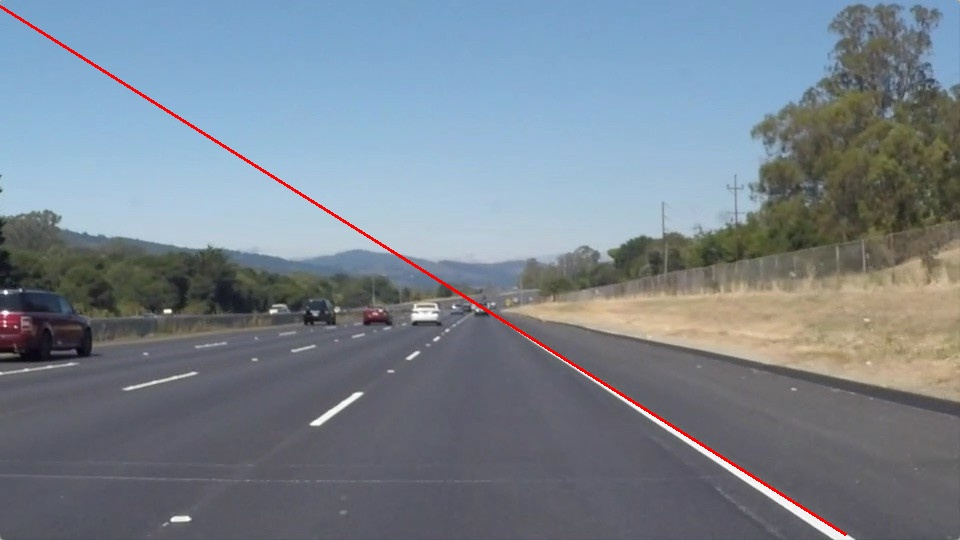
#> input picture lane_detection_project/houghlines3.jpg, 960 x 540 px
$ python -i canny.py   (imports and definitions only)   (older library calls are emulated)
#> lines starting #> are read from the running program, lines starting #| are printed output that depends on the picture
#> further down, picture is the input picture: shape (540, 960, 3); mean B, G, R 142.6, 131.6, 120.7
import numpy as np
import cv2
import matplotlib.pyplot as plt
plt.rcParams['figure.figsize'] = [13, 8]

def QuantAngles(ang,mag):
    cang = np.zeros((ang.shape[0],ang.shape[1],3))
    for i in range(3):
        cang[:,:,i] = ang
    for i in range(ang.shape[0]):
        for j in range(ang.shape[1]):
            if(mag[i,j]>0):
                # Horizontal gradient
                if  (-np.pi <= ang[i,j] < -7*np.pi/8) or (-np.pi/8 <= ang[i,j] < np.pi/8) or (7*np.pi/8 <= ang[i,j] <= np.pi):
                    cang[i,j] = np.array([1,0,0])
                # Main diagonal gradient
                elif  (-7*np.pi/8 <= ang[i,j] < -5*np.pi/8) or (np.pi/8 <= ang[i,j] < 3*np.pi/8):
                    cang[i,j] = np.array([0,1,0])
                # Vertical gradient
                elif  (-5*np.pi/8 <= ang[i,j] < -3*np.pi/8) or (3*np.pi/8 <= ang[i,j] < 5*np.pi/8):
                    cang[i,j] = np.array([0,0,1])
                # Secondary diagonal gradient
                elif  (-3*np.pi/8 <= ang[i,j] < -np.pi/8) or (5*np.pi/8 <= ang[i,j] < 7*np.pi/8):
                    cang[i,j] = np.array([1,1,0])
            else:
                cang[i,j] = np.array([0,0,0])
    return cang

def NonMax(mag,quant_ang):
    h,w = mag.shape
    res = np.zeros(mag.shape)
    for i in range(h):
        for j in range(w):
            if mag[i,j] > 0:
                # Horizontal gradient
                if np.array_equal(quant_ang[i,j],np.array([1,0,0])):
                    if mag[i,j] > mag[i,j-1] and mag[i,j] > mag[i,j+1]:
                        res[i,j] = mag[i,j]
                # Main diagonal gradient
                elif np.array_equal(quant_ang[i,j],np.array([0,1,0])):
                    if mag[i,j] > mag[i-1,j-1] and mag[i,j] > mag[i+1,j+1]:
                        res[i,j] = mag[i,j]
                # Vertical gradient
                elif np.array_equal(quant_ang[i,j],np.array([0,0,1])):
                    if mag[i,j] > mag[i-1,j] and mag[i,j] > mag[i+1,j]:
                        res[i,j] = mag[i,j]
                # Secondary diagonal gradient
                elif np.array_equal(quant_ang[i,j],np.array([1,1,0])):
                    if mag[i,j] > mag[i+1,j-1] and mag[i,j] > mag[i-1,j+1]:
                        res[i,j] = mag[i,j]
    return res

def Hysteresis(edges,t1,t2):
    hyst = np.zeros(edges.shape)
    for i in range(edges.shape[0]):
        for j in range(edges.shape[1]):
            if edges[i,j] > t1:
                hyst[i,j] = 1
    for i in range(edges.shape[0]):
        for j in range(edges.shape[1]):
            if edges[i,j] > t2 and 1 in hyst[i-1:i+1,j-1:j+1]:
                hyst[i,j] = 0.5
    hyst[np.nonzero(hyst)] = 1
    return hyst

def Canny(img):
    res = img.copy()
    # 1. Gaussian Blur
    ker_size = 5
    blurred = cv2.GaussianBlur(res,(ker_size,ker_size),sigmaX=0,sigmaY=0)
    # 2. Partial Derivatives
    ker = np.array([-1,0,1])
    derY = cv2.filter2D(blurred,cv2.CV_64F,ker)
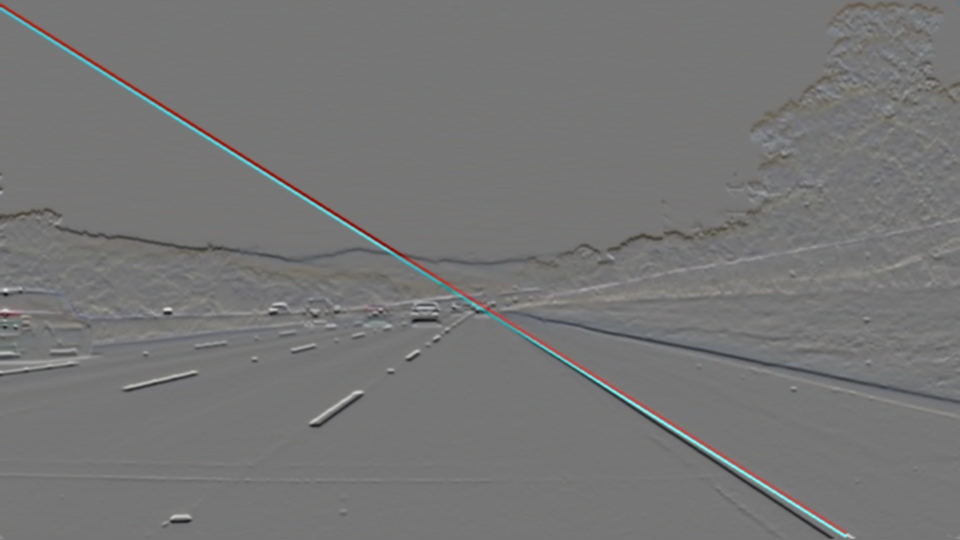
#> derY: shape (540, 960, 3) float64; mean B, G, R -0.4, -0.3, -0.1; drawn with min black and max white
    derX = cv2.filter2D(blurred,cv2.CV_64F,np.reshape(ker,(1,3)))
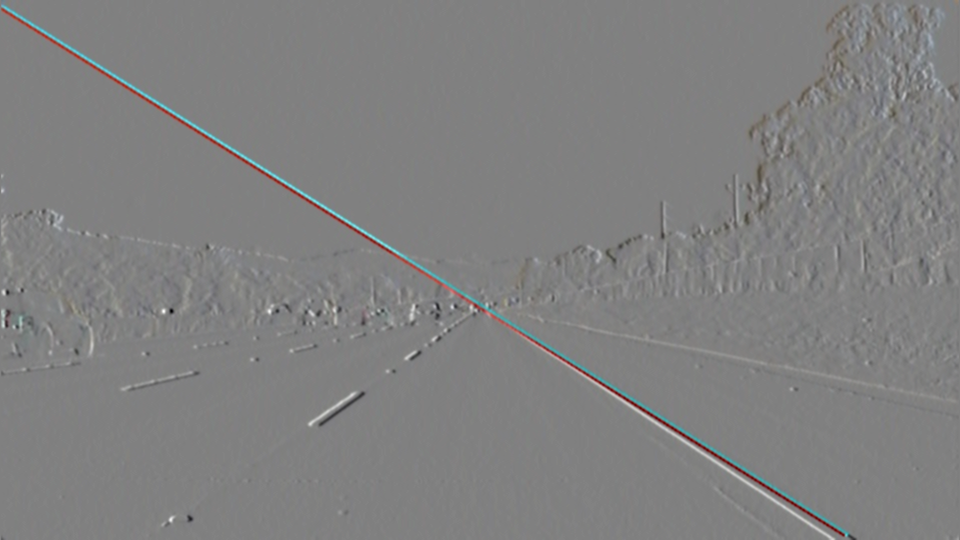
#> derX: shape (540, 960, 3) float64; mean B, G, R 0, 0, 0; drawn with min black and max white
    # 3. Magnitude and Direction of Gradient
    mag = np.sqrt(derX**2+derY**2)
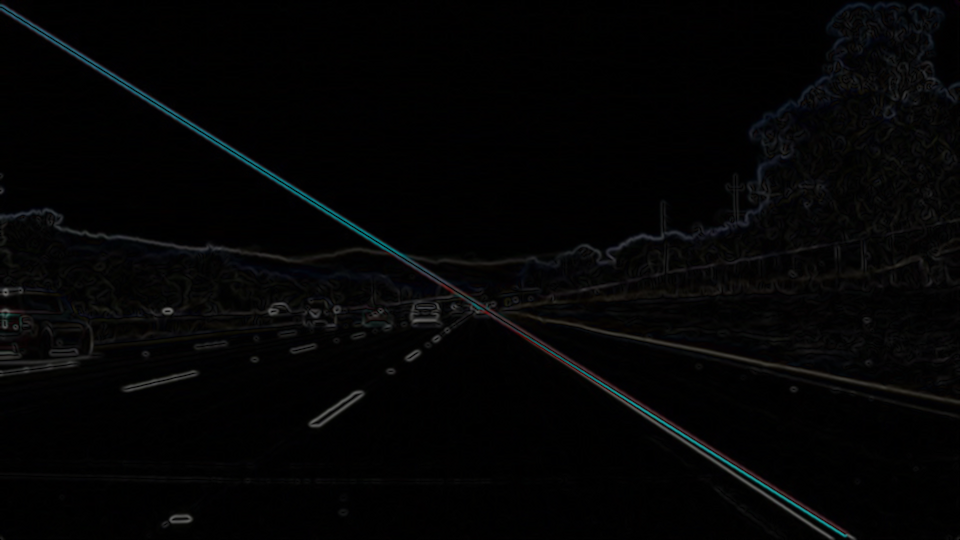
#> mag: shape (540, 960, 3) float64; mean B, G, R 4.9, 4.6, 4.3
    mag = mag/mag.max()
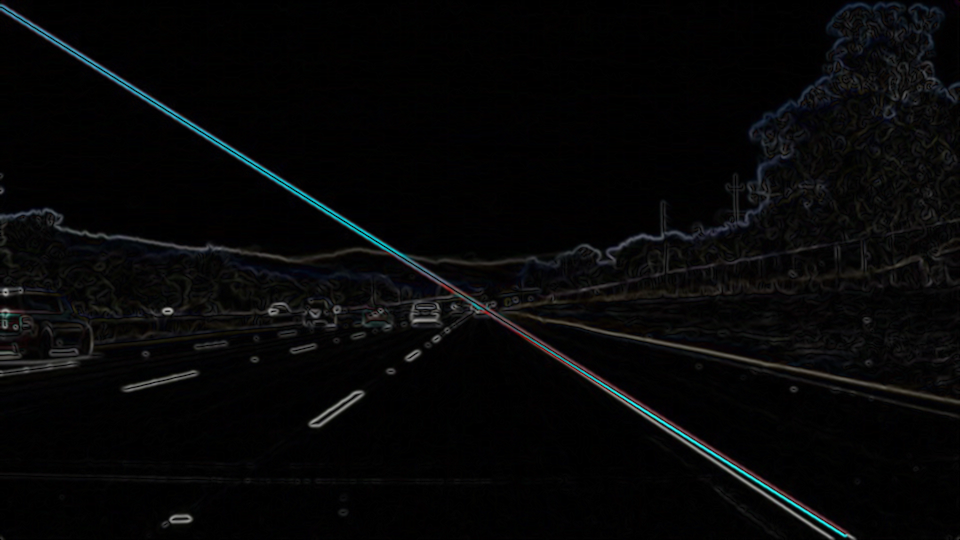
#> mag: shape (540, 960, 3) float64; mean B, G, R 0.0309, 0.0291, 0.0273
    ang = np.arctan2(derY,derX)
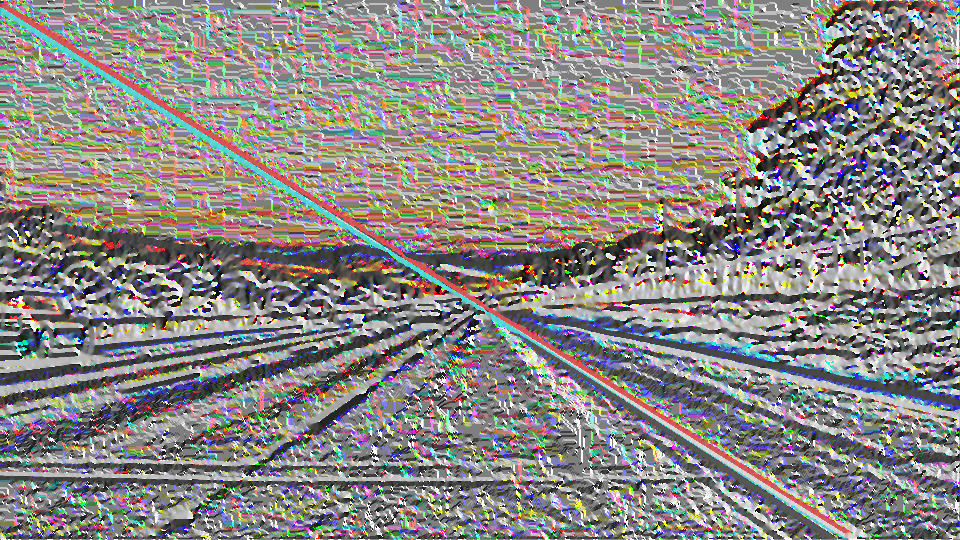
#> ang: shape (540, 960, 3) float64; mean B, G, R 0.131, 0.208, 0.302; drawn with min black and max white
    # 4. Quantize the gradient directions
    cang = QuantAngles(ang,mag)
#> after the loop in QuantAngles, `for i in range(3):`: cang: shape (540, 960, 3) float64; every value is 0
    # 5. Non-max suppression
    nonmax = NonMax(mag,cang)
    # 6. Hysteresis
    t1 = 0.3*nonmax.max()
    t2 = 0.05*nonmax.max()
    hyst = Hysteresis(nonmax,t1,t2)

    return hyst


>>> import cv2
>>> picture = cv2.imread('houghlines3.jpg')
#> (the run stopped early here; a loop or call above may not have finished)
